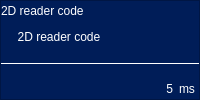
                         <widget class="QWidget" name="verticalWidget" native="true">
                          <layout class="QVBoxLayout" name="verticalLayout_10">
                           <property name="leftMargin">
                            <number>0</number>
                           </property>
                           <property name="topMargin">
                            <number>0</number>
                           </property>
                           <property name="rightMargin">
                            <number>0</number>
                           </property>
                           <property name="bottomMargin">
                            <number>0</number>
                           </property>
                           <item>
                            <widget class="QFrame" name="frame_setupToolTitlel_ModGuiMain">
                             <property name="sizePolicy">
                              <sizepolicy hsizetype="Preferred" vsizetype="Fixed">
                               <horstretch>0</horstretch>
                               <verstretch>0</verstretch>
                              </sizepolicy>
                             </property>
                             <property name="minimumSize">
                              <size>
                               <width>0</width>
                               <height>100</height>
                              </size>
                             </property>
                             <property name="styleSheet">
                              <string notr="true">background-color: rgb(0, 29, 88);
color: rgb(255, 255, 255);</string>
                             </property>
                             <property name="frameShape">
                              <enum>QFrame::StyledPanel</enum>
                             </property>
                             <property name="frameShadow">
                              <enum>QFrame::Raised</enum>
                             </property>
                             <layout class="QVBoxLayout" name="verticalLayout_15">
                              <property name="leftMargin">
                               <number>0</number>
                              </property>
                              <property name="topMargin">
                               <number>0</number>
                              </property>
                              <property name="rightMargin">
                               <number>0</number>
                              </property>
                              <property name="bottomMargin">
                               <number>0</number>
                              </property>
                              <item>
                               <widget class="QLabel" name="lab_NoImport_2">
                                <property name="text">
                                 <string>2D reader code </string>
                                </property>
                               </widget>
                              </item>
                              <item>
                               <widget class="QLabel" name="lab_NoImport_3">
                                <property name="text">
                                 <string>     2D reader code </string>
                                </property>
                               </widget>
                              </item>
                              <item>
                               <widget class="QLabel" name="lab_NoImport_1">
                                <property name="frameShape">
                                 <enum>QFrame::HLine</enum>
                                </property>
                                <property name="text">
                                 <string/>
                                </property>
                               </widget>
                              </item>
                              <item>
                               <layout class="QHBoxLayout" name="horizontalLayout_13">
                                <property name="leftMargin">
                                 <number>0</number>
                                </property>
                                <property name="rightMargin">
                                 <number>0</number>
                                </property>
                                <item>
                                 <spacer name="horizontalSpacer_5">
                                  <property name="orientation">
                                   <enum>Qt::Horizontal</enum>
                                  </property>
                                  <property name="sizeHint" stdset="0">
                                   <size>
                                    <width>10</width>
                                    <height>20</height>
                                   </size>
                                  </property>
                                 </spacer>
                                </item>
                                <item>
                                 <widget class="QLabel" name="lab_showTimeRunningProgram_ModGuiMain">
                                  <property name="sizePolicy">
                                   <sizepolicy hsizetype="Fixed" vsizetype="Preferred">
                                    <horstretch>0</horstretch>
                                    <verstretch>0</verstretch>
                                   </sizepolicy>
                                  </property>
                                  <property name="minimumSize">
                                   <size>
                                    <width>50</width>
                                    <height>0</height>
                                   </size>
                                  </property>
                                  <property name="text">
                                   <string>5</string>
                                  </property>
                                  <property name="alignment">
                                   <set>Qt::AlignRight|Qt::AlignTrailing|Qt::AlignVCenter</set>
                                  </property>
                                 </widget>
                                </item>
                                <item>
                                 <widget class="QLabel" name="lab_ms_TimeRunningProgram_ModGuiMain">
                                  <property name="sizePolicy">
                                   <sizepolicy hsizetype="Fixed" vsizetype="Preferred">
                                    <horstretch>0</horstretch>
                                    <verstretch>0</verstretch>
                                   </sizepolicy>
                                  </property>
                                  <property name="minimumSize">
                                   <size>
                                    <width>20</width>
                                    <height>0</height>
                                   </size>
                                  </property>
                                  <property name="text">
                                   <string>ms</string>
                                  </property>
                                 </widget>
                                </item>
                               </layout>
                              </item>
                             </layout>
                            </widget>
                           </item>
                          </layout>
                         </widget>
